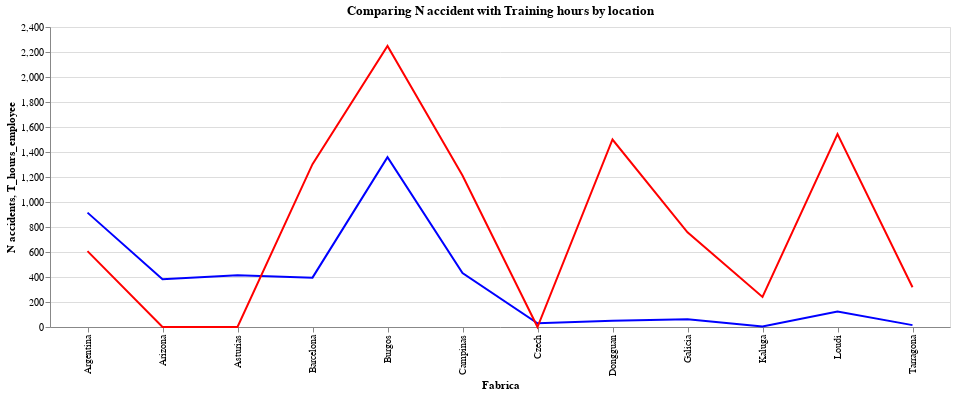

Source (notebook cell):
### Markdown cell above
The blue line represents the Nº of accidents, and the red one represents the nº trainning hours.

We can see that the company has invested a huge number of training hours in Burgos location as it is the one with more accidents. The could reduce the training in the locations with less accidents and invest in Argentina which seems to need it more.

### Code cell
base = alt.Chart(staff_2, title='Comparing N accident with Training hours by location').encode(x='Fabrica')

alt.layer(base.mark_line(color='blue').encode(y='N accidents'),base.mark_line(color='red').encode(y='T_hours_employee')).properties(
    width=900,
    height=300)

### Figure 1 — Vega-Lite specification as saved in the notebook (floating-point values rounded to 4 significant figures)
{"config": {"view": {"continuousWidth": 400, "continuousHeight": 300}}, "layer": [{"mark": {"type": "line", "color": "blue"}, "encoding": {"x": {"type": "nominal", "field": "Fabrica"}, "y": {"type": "quantitative", "field": "N accidents"}}, "title": "Comparing N accident with Training hours by location"}, {"mark": {"type": "line", "color": "red"}, "encoding": {"x": {"type": "nominal", "field": "Fabrica"}, "y": {"type": "quantitative", "field": "T_hours_employee"}}, "title": "Comparing N accident with Training hours by location"}], "data": {"name": "data-69876d75447d63010ec011e3e0465b3d"}, "height": 300, "width": 900, "$schema": "https://vega.github.io/schema/vega-lite/v4.8.1.json", "datasets": {"data-69876d75447d63010ec011e3e0465b3d": [{"Fabrica": "Argentina", "Accident": "Yes", "N accidents": 915, "Training hours": 555400.0, "T_hours_employee": 607.0}, {"Fabrica": "Arizona", "Accident": "Yes", "N accidents": 383, "Training hours": 0.0, "T_hours_employee": 0.0}, {"Fabrica": "Asturias", "Accident": "Yes", "N accidents": 413, "Training hours": 0.0, "T_hours_employee": 0.0}, {"Fabrica": "Barcelona", "Accident": "Yes", "N accidents": 395, "Training hours": 514700.0, "T_hours_employee": 1303.0}, {"Fabrica": "Burgos", "Accident": "Yes", "N accidents": 1359, "Training hours": 3055000.0, "T_hours_employee": 2248.0}, {"Fabrica": "Campinas", "Accident": "Yes", "N accidents": 432, "Training hours": 523600.0, "T_hours_employee": 1212.0}, {"Fabrica": "Czech", "Accident": "Yes", "N accidents": 30, "Training hours": 0.0, "T_hours_employee": 0.0}, {"Fabrica": "Dongguan", "Accident": "Yes", "N accidents": 50, "Training hours": 75000.0, "T_hours_employee": 1500.0}, {"Fabrica": "Galicia", "Accident": "Yes", "N accidents": 61, "Training hours": 46180.0, "T_hours_employee": 757.0}, {"Fabrica": "Kaluga", "Accident": "Yes", "N accidents": 4, "Training hours": 960.0, "T_hours_employee": 240.0}, {"Fabrica": "Loudi", "Accident": "Yes", "N accidents": 123, "Training hours": 189900.0, "T_hours_employee": 1544.0}, {"Fabrica": "Tarragona", "Accident": "Yes", "N accidents": 15, "Training hours": 4770.0, "T_hours_employee": 318.0}]}}
